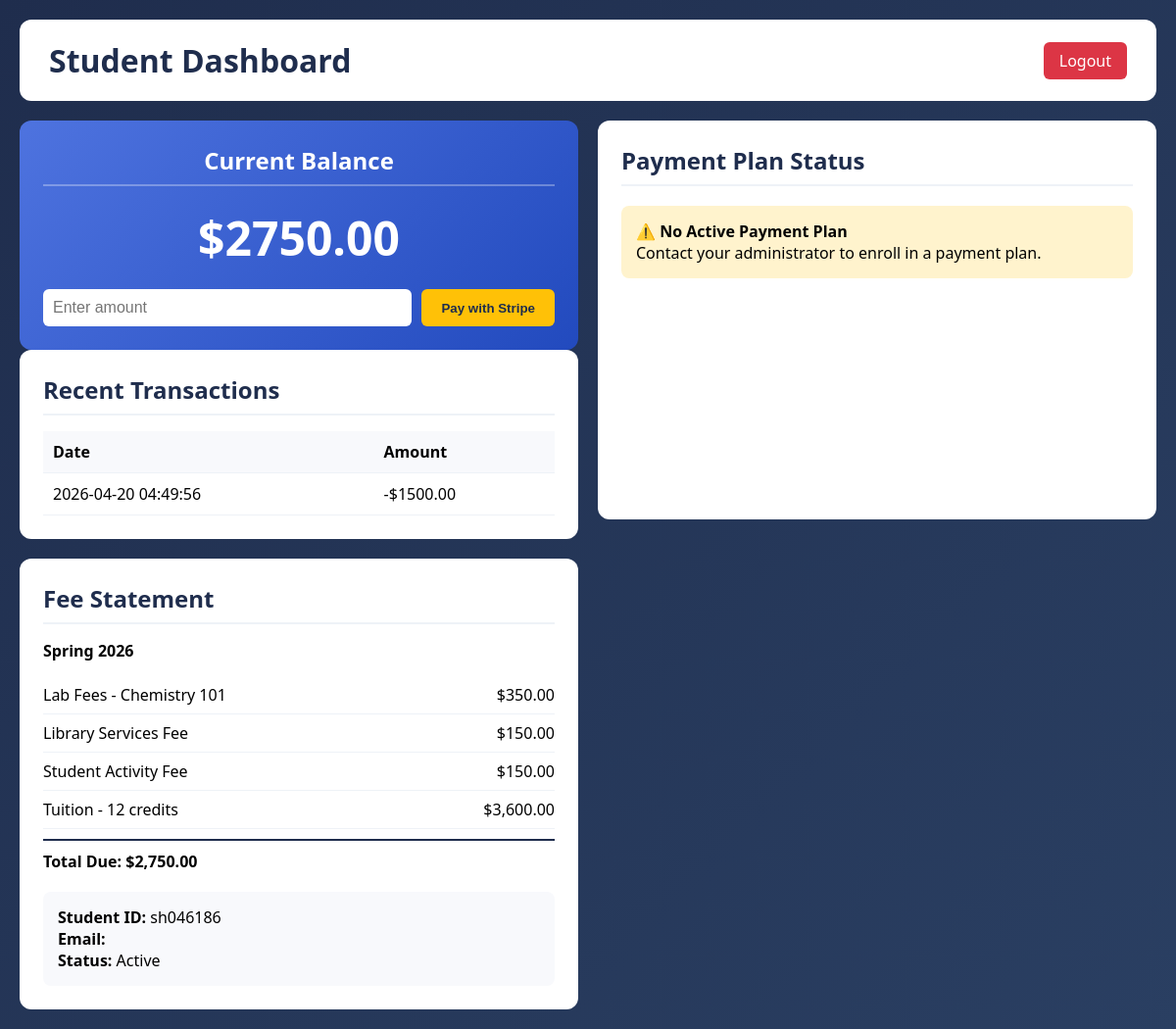
/student/dashboard (signed in), run on the app's committed database.
### tables this page shows
CREATE TABLE students (
                id INTEGER PRIMARY KEY AUTOINCREMENT,
                student_id TEXT UNIQUE NOT NULL,
                name TEXT NOT NULL,
                email TEXT UNIQUE NOT NULL,
                password_hash TEXT NOT NULL,
                balance DECIMAL(10,2) DEFAULT 0.00,
                role TEXT DEFAULT 'student',
                created_at TIMESTAMP DEFAULT CURRENT_TIMESTAMP
            );

CREATE TABLE payments (
                id INTEGER PRIMARY KEY AUTOINCREMENT,
                student_id INTEGER NOT NULL,
                amount DECIMAL(10,2) NOT NULL,
                payment_date TIMESTAMP DEFAULT CURRENT_TIMESTAMP,
                mock_mode BOOLEAN DEFAULT 1,
                FOREIGN KEY (student_id) REFERENCES students(id) ON DELETE CASCADE
            );

CREATE TABLE fee_items (
                id INTEGER PRIMARY KEY AUTOINCREMENT,
                student_id INTEGER NOT NULL,
                semester TEXT NOT NULL,
                description TEXT NOT NULL,
                amount DECIMAL(10,2) NOT NULL,
                category TEXT,
                FOREIGN KEY (student_id) REFERENCES students(id) ON DELETE CASCADE
            );

### app.py (the view)
@app.route("/student/dashboard")
def student_dashboard():
    if "student_id" not in session:
        return redirect(url_for("login"))
    if session.get("role") == "admin":
        return redirect(url_for("admin_dashboard"))
    student_id = session["student_id"]
    payment_message = session.pop("payment_message", None)
    balance_info = tuition_service.get_student_balance(student_id)
    statement = tuition_service.generate_fee_statement(student_id)
    payment_history = tuition_service.get_payment_history(student_id)
    return render_template(
        "student_dashboard.html",
        student=balance_info,
        statement=statement,
        payment_history=payment_history,
        payment_message=payment_message,
        current_year=datetime.now().year,
    )

### models.py (called while the page is built)
    @staticmethod
    def find_by_student_id(student_id: str) -> Optional["Student"]:
        conn = sqlite3.connect("tuition.db")
        conn.row_factory = sqlite3.Row
        cursor = conn.cursor()
        cursor.execute("SELECT * FROM students WHERE student_id = ?", (student_id,))
        row = cursor.fetchone()
        conn.close()
        if row:
            return Student(
                id=row["id"],
                student_id=row["student_id"],
                name=row["name"],
                email=row["email"],
                password_hash=row["password_hash"],  # ADD this
                balance=row["balance"],
                role=row["role"],
            )
        return None

    def get_payment_history(self) -> list[dict]:
        conn = sqlite3.connect("tuition.db")
        conn.row_factory = sqlite3.Row
        cursor = conn.cursor()
        cursor.execute(
            """
            SELECT amount, payment_date, mock_mode
            FROM payments
            WHERE student_id = ?
            ORDER BY payment_date DESC
        """,
            (self.id,),
        )
        rows = cursor.fetchall()
        conn.close()
        payments = []
        for row in rows:
            payments.append(
                {
                    "amount": row["amount"],
                    "amount_formatted": f"${row['amount']:.2f}",
                    "date": row["payment_date"],
                    "mock_mode": row["mock_mode"],
                }
            )
        return payments

### services.py (called while the page is built)
    def get_student_balance(self, student_id: str) -> Optional[Dict]:
        student = Student.find_by_student_id(student_id)
        if not student:
            return None
        on_plan = self._is_on_payment_plan(student.id)
        plan_details = self._get_payment_plan(student.id) if on_plan else None
        return {
            "student_id": student.student_id,
            "name": student.name,
            "balance": student.balance,
            "balance_formatted": f"${student.balance:,.2f}",
            "has_balance_due": student.balance > 0,
            "role": student.role,
            "on_payment_plan": on_plan,
            "payment_plan": plan_details,
        }

    def _get_current_semester(self) -> str:
        now = datetime.now()
        year = now.year
        if now.month <= 5:
            return f"Spring {year}"
        elif now.month <= 8:
            return f"Summer {year}"
        else:
            return f"Fall {year}"

### templates/student_dashboard.html (shortened to what this page needs)
<!DOCTYPE html>
<html lang="en">
<head>
</head>
<body>
    <div class="container">
        <div class="header">
            <h1>Student Dashboard</h1>
            <a href="/logout" class="logout-btn">Logout</a>
        </div>
        <div class="dashboard-grid">
            <div>
                <div class="card balance-card">
                    <h2>Current Balance</h2>
                    <div class="balance-amount" id="balance-amount">
                        {% if student %}
                        ${{ "%.2f"|format(student.balance) }}
                        {% else %}
                        $0.00
                        {% endif %}
                    </div>
                    <div class="payment-form">
                        <input type="number" id="payment-amount" class="payment-input" placeholder="Enter amount"
                            step="0.01">
                        <button class="pay-btn" onclick="makeStripePayment()">Pay with Stripe</button>
                    </div>
                </div>
                <div class="card">
                    <h2>Recent Transactions</h2>
                    <table>
                        <thead>
                            <tr>
                                <th>Date</th>
                                <th>Amount</th>
                            </tr>
                        </thead>
                        <tbody id="transactions-body">
                            {% if payment_history and payment_history.payments %}
                            {% for p in payment_history.payments %}
                            <tr>
                                <td>{{ p.date }}</td>
                                <td>-${{ "%.2f"|format(p.amount) }}</td>
                            </tr>
                            {% endfor %}
                            {% else %}
                            <tr>
                                <td colspan="2">No transactions yet</td>
                            </tr>
                            {% endif %}
                        </tbody>
                    </table>
                </div>
            </div>
            <div class="card" style="margin-bottom: 20px;">
                <h2>Payment Plan Status</h2>
                {% if student and student.payment_plan %}
                <div class="summary-box" style="background: #e8f4fd;">
                    <p><strong>✅ Active Plan:</strong> {{ student.payment_plan.plan_type|title }} Plan</p>
                    <p><strong>Payment Amount:</strong> ${{ "%.2f"|format(student.payment_plan.payment_amount) }}</p>
                    <p><strong>Payments Made:</strong> {{ student.payment_plan.num_payments -
                        student.payment_plan.remaining_payments }} of {{ student.payment_plan.num_payments }}</p>
                    <p><strong>Remaining Payments:</strong> {{ student.payment_plan.remaining_payments }}</p>
                    <p><strong>Next Payment Due:</strong> {{ student.payment_plan.next_payment_due or '30 days from enrollment' }}
                    </p>
                    <div style="margin-top: 10px;">
                        <div style="background: #ddd; border-radius: 10px; height: 10px; overflow: hidden;">
                            <div style="background: #28a745; width: {{ student.payment_plan.progress_percentage }}%; height: 100%;">
                            </div>
                        </div>
                        <p style="font-size: 12px; margin-top: 5px;">{{ "%.0f"|format(student.payment_plan.progress_percentage) }}%
                            Complete</p>
                    </div>
                </div>
                {% else %}
                <div class="summary-box" style="background: #fff3cd;">
                    <p><strong>⚠️ No Active Payment Plan</strong></p>
                    <p>Contact your administrator to enroll in a payment plan.</p>
                </div>
                {% endif %}
            </div>
            <div class="card">
                <h2>Fee Statement</h2>
                {% if statement %}
                <p><strong>{{ statement.semester }}</strong></p>
                <div style="margin-top: 15px;">
                    {% if statement.fee_items and statement.fee_items|length > 0 %}
                    {% for fee_item in statement.fee_items %}
                    <div class="statement-row">
                        <span>{{ fee_item.description }}</span>
                        <span>{{ fee_item.amount_formatted }}</span>
                    </div>
                    {% endfor %}
                    <div class="statement-total">
                        <span>Total Due:</span>
                        <span>{{ statement.current_balance_formatted }}</span>
                    </div>
                    {% else %}
                    <p>No fee items found for this semester.</p>
                    {% endif %}
                </div>
                {% else %}
                <p>Unable to load fee statement.</p>
                {% endif %}
                {% if student %}
                <div class="summary-box">
                    <p><strong>Student ID:</strong> {{ student.student_id }}</p>
                    <p><strong>Email:</strong> {{ student.email }}</p>
                    <p><strong>Status:</strong> Active</p>
                </div>
                {% endif %}
            </div>
        </div>
    </div>
</body>
</html>

### templates/student_dashboard.html (style rules this page uses)
* { margin: 0; padding: 0; box-sizing: border-box; }
body { font-family: 'Segoe UI', Tahoma, Geneva, Verdana, sans-serif; background: linear-gradient(135deg, #1f2d4d 0%, #2a3f62 100%); min-height: 100vh; padding: 20px; }
.container { max-width: 1200px; margin: 0 auto; }
.header { background: white; border-radius: 12px; padding: 20px 30px; margin-bottom: 20px; display: flex; justify-content: space-between; align-items: center; }
.header h1 { color: #1f2d4d; }
.logout-btn { background: #dc3545; color: white; padding: 8px 16px; text-decoration: none; border-radius: 6px; }
.dashboard-grid { display: grid; grid-template-columns: 1fr 1fr; gap: 20px; }
.card { background: white; border-radius: 12px; padding: 24px; }
.card h2 { color: #1f2d4d; margin-bottom: 16px; padding-bottom: 8px; border-bottom: 2px solid #eef2f7; }
.balance-card { background: linear-gradient(135deg, #4e73df 0%, #224abe 100%); color: white; text-align: center; }
.balance-card h2 { color: white; border-bottom-color: rgba(255, 255, 255, 0.3); }
.balance-amount { font-size: 48px; font-weight: bold; margin: 20px 0; }
.payment-form { display: flex; gap: 10px; margin-top: 15px; }
.payment-input { flex: 1; padding: 10px; border: none; border-radius: 6px; font-size: 16px; }
.pay-btn { background: #ffc107; color: #1f2d4d; border: none; padding: 10px 20px; border-radius: 6px; cursor: pointer; font-weight: bold; }
table { width: 100%; border-collapse: collapse; }
th, td { padding: 10px; text-align: left; border-bottom: 1px solid #eef2f7; }
th { background: #f8f9fc; }
.statement-row { display: flex; justify-content: space-between; padding: 8px 0; border-bottom: 1px solid #eef2f7; }
.statement-total { font-weight: bold; margin-top: 10px; padding-top: 10px; border-top: 2px solid #1f2d4d; }
.summary-box { background: #f8f9fc; padding: 15px; border-radius: 8px; margin-top: 20px; }

### data on the page
students: balance "2750.00", student_id "sh046186"
payments: date "2026-04-20 04:49:56", amount "1500.00"
fee_items: description "Lab Fees - Chemistry 101", amount_formatted "$350.00"
fee_items: description "Library Services Fee", amount_formatted "$150.00"
fee_items: description "Student Activity Fee", amount_formatted "$150.00"
fee_items: description "Tuition - 12 credits", amount_formatted "$3,600.00"

### other printed values
{{ statement.semester }} "Spring 2026"
{{ statement.current_balance_formatted }} "$2,750.00"
